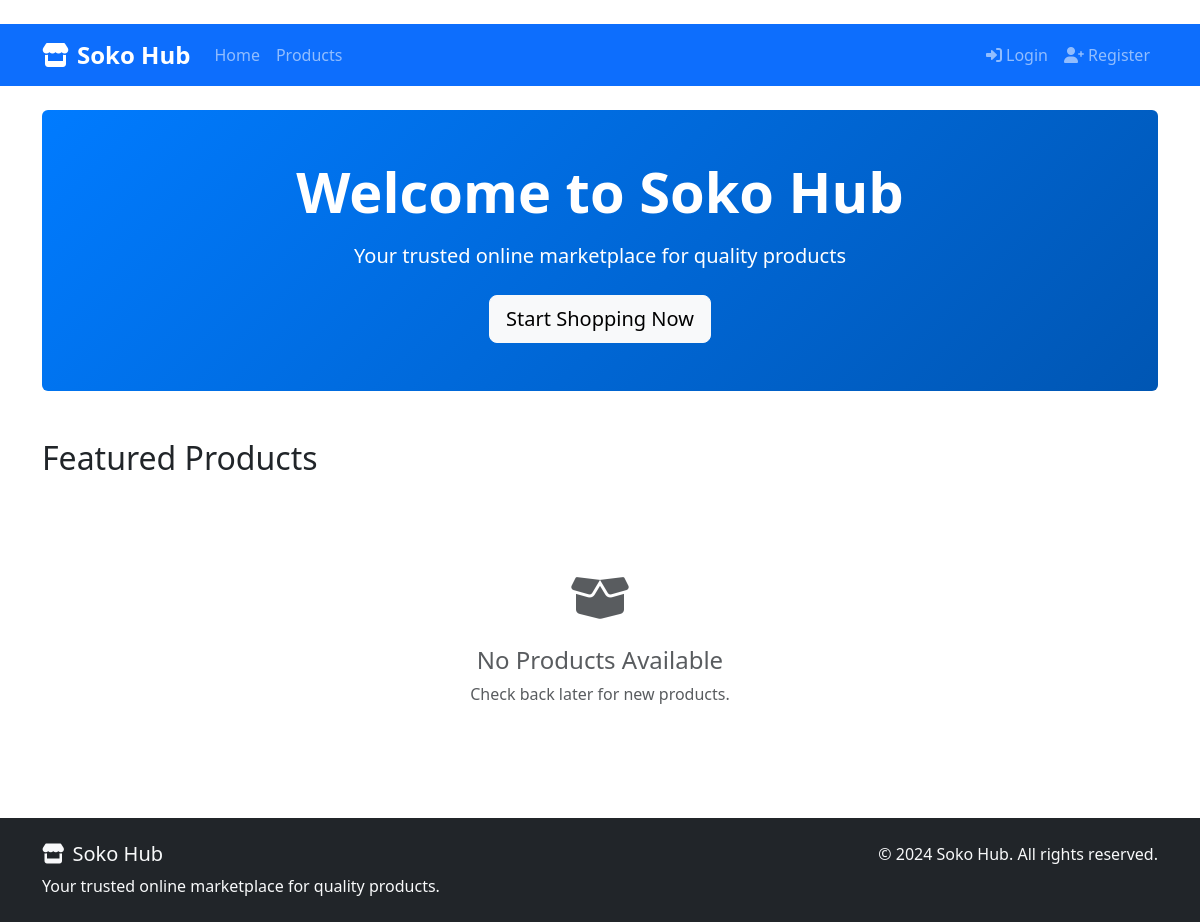
The app's page /, older data.
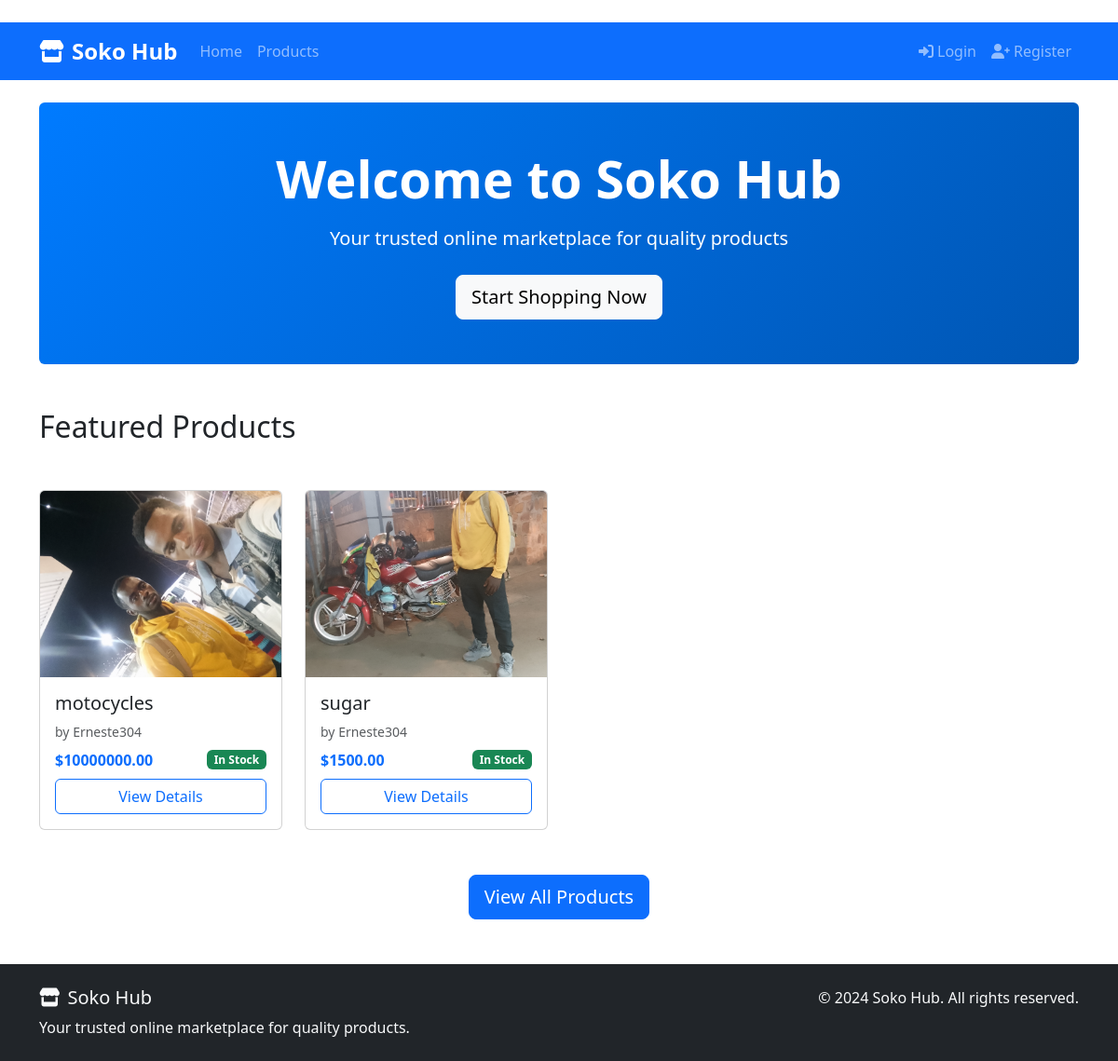
The same page, newer data.
### products/models.py (models this page shows, shortened)
class Product(models.Model):
    STATUS_CHOICES = (
        ('active', 'Active'),
        ('inactive', 'Inactive'),
        ('out_of_stock', 'Out of Stock'),
    )
    uuid = models.UUIDField(default=uuid.uuid4, editable=False, unique=True)
    vendor = models.ForeignKey(
        settings.AUTH_USER_MODEL,
        on_delete=models.CASCADE,
        limit_choices_to={'user_type': 'vendor'},
        related_name='vendor_products'
    )
    name = models.CharField(max_length=255)
    description = models.TextField()
    price = models.DecimalField(
        max_digits=10,
        decimal_places=2,
        validators=[MinValueValidator(0.01)]
    )
    stock = models.PositiveIntegerField(default=0)
    image = models.ImageField(
        upload_to='products/',
        blank=True,
        null=True,
        default='products/default_product.png'
    )
    status = models.CharField(
        max_length=20,
        choices=STATUS_CHOICES,
        default='active'
    )
    created_at = models.DateTimeField(auto_now_add=True)
    updated_at = models.DateTimeField(auto_now=True)
    class Meta:
        ordering = ['-created_at']
    def is_in_stock(self):
        return self.stock > 0 and self.status == 'active'

### accounts/models.py (models this page shows, shortened)
class User(AbstractUser):
    USER_TYPE_CHOICES = (
        ('vendor', 'Vendor'),
        ('customer', 'Customer'),
    )
    user_type = models.CharField(
        max_length=20,
        choices=USER_TYPE_CHOICES,
        default='customer'
    )
    phone = models.CharField(max_length=15, blank=True)
    location = models.CharField(max_length=255, blank=True)
    class Meta:
        db_table = 'auth_user'  # This ensures we replace the default User model

### products/views.py (the view)
# urls.py: path('', views.home, name='home'),
def home(request):
    featured_products = Product.objects.filter(status='active').order_by('-created_at')[:8]
    context = {
        'featured_products': featured_products,
        'title': 'Soko Hub - Online Marketplace'
    }
    return render(request, 'products/home.html', context)

### templates/products/home.html (shortened to what this page needs)
﻿{% extends 'base.html' %}
{% block content %}
<div class="hero-section bg-primary text-white py-5 mb-5 rounded">
    <div class="container text-center">
        <h1 class="display-4 fw-bold mb-3">Welcome to Soko Hub</h1>
        <p class="lead mb-4">Your trusted online marketplace for quality products</p>
        <a href="{% url 'product_list' %}" class="btn btn-light btn-lg">
            Start Shopping Now
        </a>
    </div>
</div>
<div class="row mb-4">
    <div class="col-12">
        <h2 class="mb-4">Featured Products</h2>
    </div>
</div>
{% if featured_products %}
<div class="row">
    {% for product in featured_products %}
    <div class="col-md-3 col-sm-6 mb-4">
        <div class="card product-card h-100">
            <div class="card-img-top-container" style="height: 200px; overflow: hidden;">
                {% if product.image %}
                <img src="{{ product.image.url }}" class="card-img-top" alt="{{ product.name }}" style="height: 100%; object-fit: cover;">
                {% else %}
                <div class="bg-light d-flex align-items-center justify-content-center h-100">
                    <span class="text-muted">No Image</span>
                </div>
                {% endif %}
            </div>
            <div class="card-body d-flex flex-column">
                <h5 class="card-title">{{ product.name|truncatewords:4 }}</h5>
                <p class="card-text text-muted small mb-2">
                    by {{ product.vendor.username }}
                </p>
                <div class="mt-auto">
                    <div class="d-flex justify-content-between align-items-center mb-2">
                        <strong class="text-primary">${{ product.price }}</strong>
                        <span class="badge {% if product.is_in_stock %}bg-success{% else %}bg-danger{% endif %}">
                            {% if product.is_in_stock %}In Stock{% else %}Out of Stock{% endif %}
                        </span>
                    </div>
                    <a href="{% url 'product_detail' product.id %}" class="btn btn-outline-primary w-100">
                        View Details
                    </a>
                </div>
            </div>
        </div>
    </div>
    {% endfor %}
</div>
<div class="text-center mt-4">
    <a href="{% url 'product_list' %}" class="btn btn-primary btn-lg">
        View All Products
    </a>
</div>
{% else %}
<div class="text-center py-5">
    <div class="mb-4">
        <i class="fas fa-box-open fa-3x text-muted"></i>
    </div>
    <h4 class="text-muted">No Products Available</h4>
    <p class="text-muted">Check back later for new products.</p>
</div>
{% endif %}
{% endblock %}

### templates/base.html (shortened to what this page needs)
﻿<!DOCTYPE html>
<html lang="en">
<head>
    <link href="https://cdn.jsdelivr.net/npm/bootstrap@5.3.0/dist/css/bootstrap.min.css" rel="stylesheet">
    <link rel="stylesheet" href="https://cdnjs.cloudflare.com/ajax/libs/font-awesome/6.0.0/css/all.min.css">
</head>
<body>
<nav class="navbar navbar-expand-lg navbar-dark bg-primary sticky-top">
    <div class="container">
        <a class="navbar-brand" href="{% url 'home' %}">
            <i class="fas fa-store me-2"></i>Soko Hub
        </a>
        <div class="collapse navbar-collapse" id="navbarNav">
            <ul class="navbar-nav me-auto">
                <li class="nav-item">
                    <a class="nav-link" href="{% url 'home' %}">Home</a>
                </li>
                <li class="nav-item">
                    <a class="nav-link" href="{% url 'product_list' %}">Products</a>
                </li>
            </ul>
            <ul class="navbar-nav">
                {% if user.is_authenticated %}
                {% if user.is_customer %}
                <li class="nav-item">
                    <a class="nav-link position-relative" href="#" title="Shopping Cart">
                        <i class="fas fa-shopping-cart"></i>
                        <span class="position-absolute top-0 start-100 translate-middle badge rounded-pill bg-danger">
                                    0
                                </span>
                    </a>
                </li>
                {% endif %}
                <li class="nav-item">
                    <a class="nav-link position-relative" href="#" title="Notifications">
                        <i class="fas fa-bell"></i>
                        <span class="position-absolute top-0 start-100 translate-middle badge rounded-pill bg-warning">
                                    0
                                </span>
                    </a>
                </li>
                <li class="nav-item dropdown">
                    <a class="nav-link dropdown-toggle" href="#" id="userDropdown" role="button"
                       data-bs-toggle="dropdown" aria-expanded="false">
                        <i class="fas fa-user me-1"></i>
                        {{ user.username }}
                        <small class="badge bg-light text-dark ms-1">
                            {{ user.get_user_type_display }}
                        </small>
                    </a>
                    <ul class="dropdown-menu dropdown-menu-end" aria-labelledby="userDropdown">
                        <li>
                            <a class="dropdown-item" href="#">
                                <i class="fas fa-user-circle me-2"></i>My Profile
                            </a>
                        </li>
                        {% if user.is_vendor %}
                        <li>
                            <a class="dropdown-item" href="{% url 'vendor_dashboard' %}">
                                <i class="fas fa-tachometer-alt me-2"></i>Vendor Dashboard
                            </a>
                        </li>
                        {% else %}
                        <li>
                            <a class="dropdown-item" href="{% url 'customer_orders' %}">
                                <i class="fas fa-shopping-bag me-2"></i>My Orders
                            </a>
                        </li>
                        {% endif %}
                        <li><hr class="dropdown-divider"></li>
                        <li>
                            <form method="post" action="{% url 'logout' %}" class="dropdown-logout-form">
                                {% csrf_token %}
                                <button type="submit" class="dropdown-logout-btn dropdown-item">
                                    <i class="fas fa-sign-out-alt me-2"></i>Logout
                                </button>
                            </form>
                        </li>
                    </ul>
                </li>
                {% else %}
                <li class="nav-item">
                    <a class="nav-link" href="{% url 'login' %}">
                        <i class="fas fa-sign-in-alt me-1"></i>Login
                    </a>
                </li>
                <li class="nav-item">
                    <a class="nav-link" href="{% url 'register' %}">
                        <i class="fas fa-user-plus me-1"></i>Register
                    </a>
                </li>
                {% endif %}
            </ul>
        </div>
    </div>
</nav>
<main class="container mt-4 mb-5">
    {% block content %}{% endblock %}
</main>
<footer class="bg-dark text-light py-4 mt-5">
    <div class="container">
        <div class="row">
            <div class="col-md-6">
                <h5><i class="fas fa-store me-2"></i>Soko Hub</h5>
                <p class="mb-0">Your trusted online marketplace for quality products.</p>
            </div>
            <div class="col-md-6 text-md-end">
                <p class="mb-0">&copy; 2024 Soko Hub. All rights reserved.</p>
            </div>
        </div>
    </div>
</footer>
</body>
</html>

### templates/base.html (style rules this page uses)
.navbar-brand { font-weight: bold; font-size: 1.5rem; }
.product-card { transition: transform 0.2s, box-shadow 0.2s; }
.hero-section { background: linear-gradient(135deg, #007bff 0%, #0056b3 100%); }

Row changes from the older to the newer data that the page shows:
added Product: image (picture), name "motocycles", vendor.username "Erneste304", price "10000000.00", stock "In Stock"
added Product: image (picture), name "sugar", vendor.username "Erneste304", price "1500.00", stock "In Stock"
Text that changed along with them:
text no longer shown: "No Products Available Check back later for new products."
text now shown: "View All Products"
